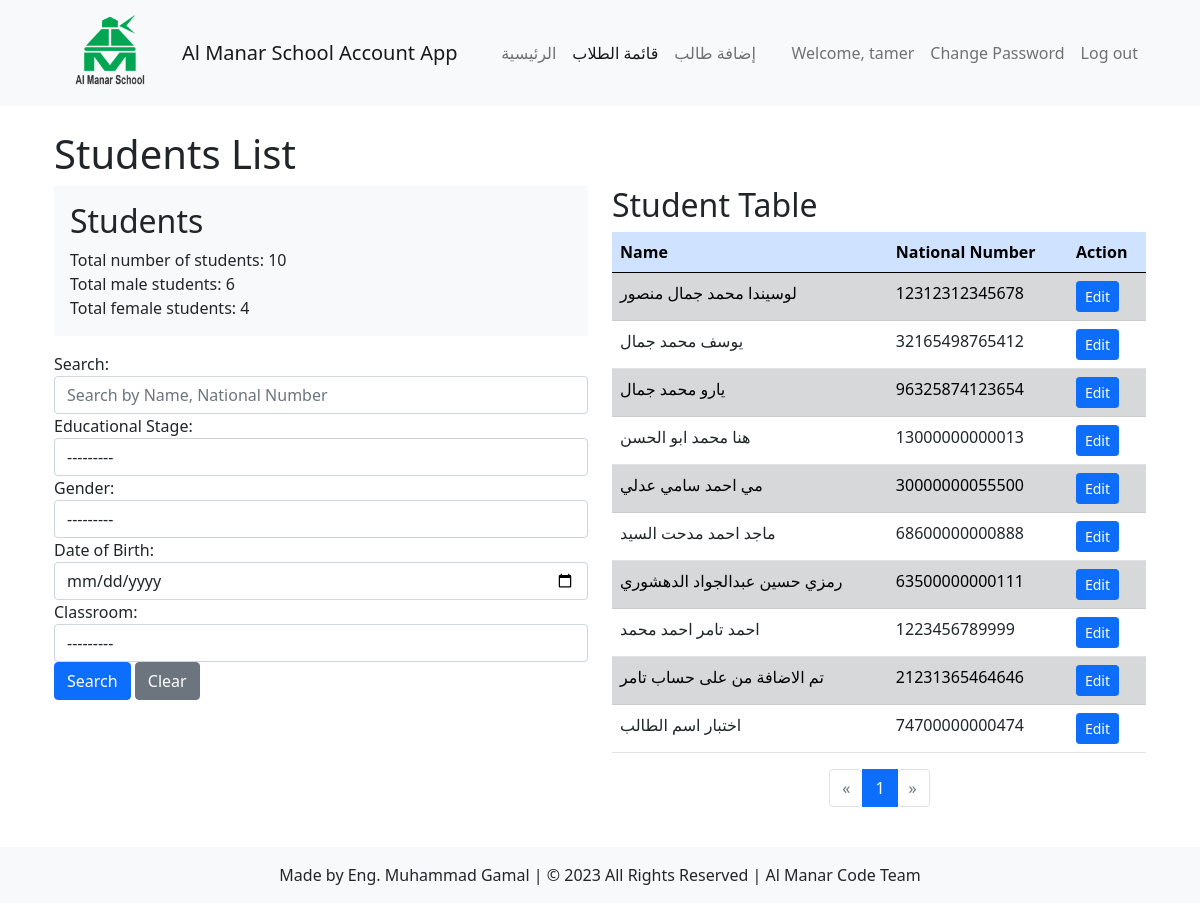
/students/students/ (signed in), run on an earlier commit of the app's database.
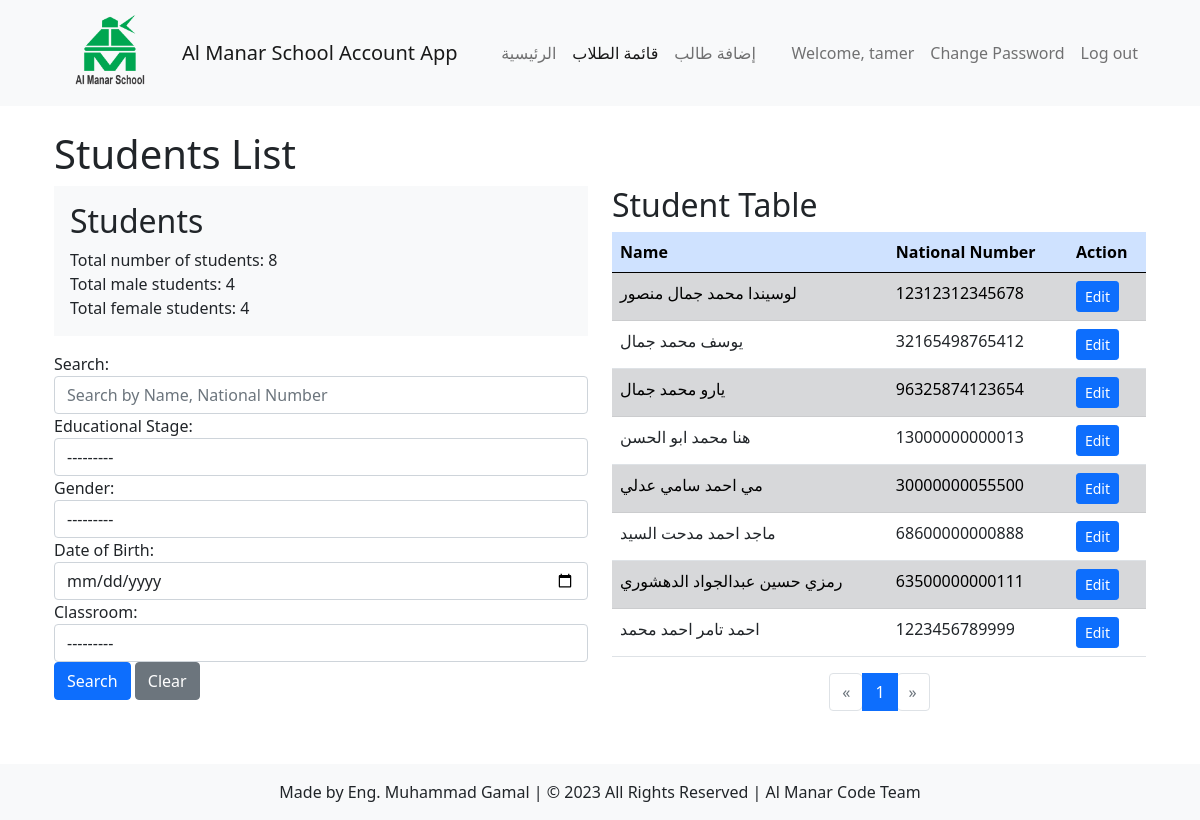
And on a later commit of the database.
### students/models.py (models this page shows, shortened)
class Student(models.Model):
    GENDER_CHOICES = (
        ('', '---------'),
        ('M', 'Male'),
        ('F', 'Female'),
    )
    name = models.CharField(max_length=50)
    national_number = models.IntegerField(unique=True)
    age = models.IntegerField()
    gender = models.CharField(max_length=1, choices=GENDER_CHOICES)
    date_of_birth = models.DateField()
    academic_year = models.ForeignKey(AcademicYear, on_delete=models.CASCADE, default=timezone.now, null=True, blank=True)
    classroom = models.ManyToManyField(Classroom)
    total_payments = models.DecimalField(max_digits=8, decimal_places=2, default=0, null=True, blank=True)
    total_owed = models.DecimalField(max_digits=8, decimal_places=2, default=0, null=True, blank=True)
    phone_number = models.CharField(max_length=20, default='')  # Add the phone number field

### students/views.py (the view)
# urls.py: path('students/', views.student_list, name='student_list'),
@never_cache
@login_required
def student_list(request):
    students = Student.objects.all()
    search_form = StudentSearchForm(request.GET)
    if search_form.is_valid():
        search_query = search_form.cleaned_data.get('search_query')
        educational_stage = search_form.cleaned_data.get('educational_stage')
        gender = search_form.cleaned_data.get('gender')
        date_of_birth = search_form.cleaned_data.get('date_of_birth')
        classroom = search_form.cleaned_data.get('classroom')
        if search_query:
            students = students.filter(
                Q(name__icontains=search_query) | Q(national_number__icontains=search_query)
            )
        if educational_stage:
            students = students.filter(classroom__educational_stage=educational_stage)
        if gender:
            students = students.filter(gender=gender)
        if date_of_birth:
            students = students.filter(date_of_birth=date_of_birth)
        if classroom:
            students = students.filter(classroom=classroom)
    paginator = Paginator(students, 10)  # Show 10 students per page
    page_number = request.GET.get('page')
    page_obj = paginator.get_page(page_number)
    total_male_students = students.filter(gender='M').count()
    total_female_students = students.filter(gender='F').count()
    context = {
        'total_male_students': total_male_students,
        'total_female_students': total_female_students,
        'students': students,
        'page_obj': page_obj,
        'search_form': search_form,
    }
    return render(request, 'students/student_list.html', context)

### students/forms.py
class StudentSearchForm(forms.Form):
    search_query = forms.CharField(
        label='Search',
        required=False,
        max_length=100,
        widget=forms.TextInput(attrs={
            'placeholder': 'Search by Name, National Number',
            'class': 'form-control',
        })
    )
    educational_stage = forms.ModelChoiceField(
        queryset=EducationalStage.objects.all(),
        label='Educational Stage',
        required=False,
        widget=forms.Select(attrs={
            'class': 'form-control',
        })
    )
    gender = forms.ChoiceField(
        choices=Student.GENDER_CHOICES,
        label='Gender',
        required=False,
        widget=forms.Select(attrs={
            'class': 'form-control',
        })
    )
    date_of_birth = forms.DateField(
        label='Date of Birth',
        required=False,
        widget=forms.DateInput(attrs={
            'type': 'date',
            'class': 'form-control',
        })
    )
    classroom = forms.ModelChoiceField(
        queryset=Classroom.objects.all(),
        label='Classroom',
        required=False,
        widget=forms.Select(attrs={
            'class': 'form-control',
        })
    )

### students/templates/students/student_list.html (shortened to what the changed rows need)
{% extends 'students/base/student_affairs_navbar.html' %}
{% block content %}
    <h1>Students List</h1>
    <div class="row">
        <div class="col-md-6">
            <div class="bg-light p-3 mb-3">
                <h2>Students</h2>
                <p class="mb-0">Total number of students: {{ students|length }}</p>
                <p class="mb-0">Total male students: {{ total_male_students }}</p>
                <p class="mb-0">Total female students: {{ total_female_students }}</p>
            </div>
            <br >
        </div>
        <div class="col-md-6">
            <h2>Student Table</h2>
            <div class="table-responsive">
                <table class="table table-striped">
                    <thead class="table-primary">
                      <tr>
                        <th>Name</th>
                        <th>National Number</th>
                        <th>Action</th>
                      </tr>
                    </thead>
                    <tbody>
                      {% for student in page_obj %}
                        <tr class="{% cycle 'table-secondary' 'table-white' %}">
                        <td>{{ student.name }}</td>
                        <td>{{ student.national_number }}</td>
                        <td>
                            <a href="{% url 'students:edit_student' pk=student.pk %}" class="btn btn-sm btn-primary">Edit</a>
                        </td>
                        </tr>
                      {% endfor %}
                    </tbody>
                  </table>
                <div class="d-flex justify-content-center">
                    <nav aria-label="Page navigation example">
                        <ul class="pagination">
                            {% for num in page_obj.paginator.page_range %}
                                {% if page_obj.number == num %}
                                    <li class="page-item active"><span class="page-link">{{ num }}</span></li>
                                {% elif num > page_obj.number|add:'-3' and num < page_obj.number|add:'3' %}
                                    <li class="page-item"><a class="page-link" href="?page={{ num }}">{{ num }}</a></li>
                                {% endif %}
                            {% endfor %}
                        </ul>
                    </nav>
                </div>
            </div>
        </div>
    </div>
{% endblock %}

What changed in the data, as far as the page shows it:
removed Student: name "تم الاضافة من على حساب تامر", national_number "21231365464646"
removed Student: name "اختبار اسم الطالب", national_number "74700000000474"
Also different on the page:
{{ students|length }}: "10" → "8"
{{ total_male_students }}: "6" → "4"
